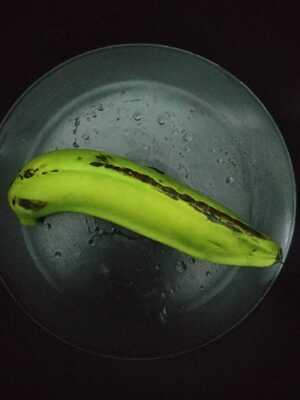
#> input picture Pisang Resize/Pisang-1.jpg, 300 x 400 px, found by its file name
$ python Coding_Segmentasi_Pisang.py
#> lines starting #> are read from the running program, lines starting #| are printed output that depends on the picture; after the words box and inside, x2 and y2 are one past the last pixel; in counts of white or black regions, pixels touching at a corner belong together
import cv2
import numpy as np

# Membaca gambar
citra_pisang_asli = cv2.imread("D://.Kuliah Raihan M//SEMESTER 3//Pengolahan Citra//Project Pisang UAS//Pisang Resize//Pisang-1.jpg")
#> citra_pisang_asli is the input picture: shape (400, 300, 3); mean B, G, R 40.7, 56.4, 50.3

# Mengubah gambar dari BGR ke HSV
konversi_hsv = cv2.cvtColor(citra_pisang_asli, cv2.COLOR_BGR2HSV)
#> konversi_hsv: shape (400, 300, 3); mean H, S, V 104.9, 73.3, 58.7

# Menentukan rentang warna yang ingin disegmentasi
# Contoh ini untuk warna kuning, hijau, putih, dan hitam
batasBawah_kuning = np.array([20, 100, 100])
batasAtas_kuning = np.array([35, 255, 255])

batasBawah_hijau = np.array([36, 100, 100])
batasAtas_hijau = np.array([86, 255, 255])

batasBawah_putih = np.array([0, 0, 200])
batasAtas_putih = np.array([180, 20, 255])

batasBawah_hitam = np.array([0, 0, 0])
batasAtas_hitam = np.array([180, 255, 50])

# Membuat mask untuk setiap warna
mask_kuning = cv2.inRange(konversi_hsv, batasBawah_kuning, batasAtas_kuning)
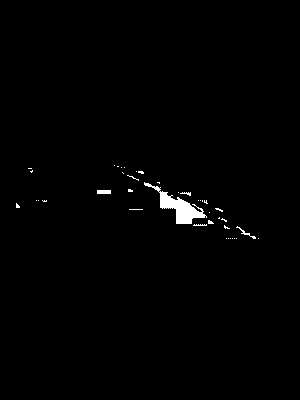
#> mask_kuning: shape (400, 300); 0.9% white; 40 white regions (35 under 20 px), largest, box (x1, y1, x2, y2) and area: (144, 182, 207, 224) 762, (97, 190, 111, 194) 56, (236, 226, 256, 239) 45, (180, 192, 191, 196) 22, (193, 224, 207, 226) 21
mask_hijau = cv2.inRange(konversi_hsv, batasBawah_hijau, batasAtas_hijau)
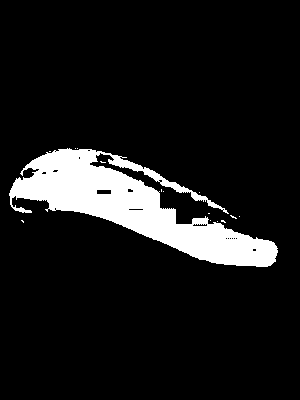
#> mask_hijau: shape (400, 300); 10.1% white; 15 white regions (14 under 20 px), largest, box (x1, y1, x2, y2) and area: (9, 148, 278, 267) 12123
mask_putih = cv2.inRange(konversi_hsv, batasBawah_putih, batasAtas_putih)
#> mask_putih: shape (400, 300); every value is 0
mask_hitam = cv2.inRange(konversi_hsv, batasBawah_hitam, batasAtas_hitam)
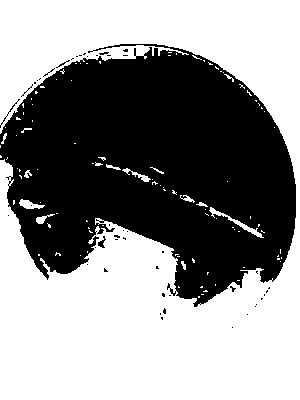
#> mask_hitam: shape (400, 300); 56% white; 47 black regions (43 under 20 px), largest, box (x1, y1, x2, y2) and area: (0, 44, 296, 307) 52535, (98, 236, 106, 248) 43, (0, 99, 20, 128) 39, (56, 60, 70, 68) 21

# Menggabungkan semua mask
mask = cv2.bitwise_or(mask_kuning, mask_hijau)
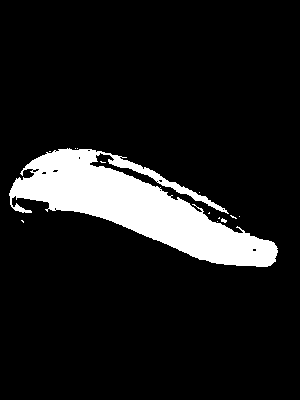
#> mask: shape (400, 300); 11% white; 13 white regions (12 under 20 px), largest, box (x1, y1, x2, y2) and area: (9, 148, 278, 267) 13198
mask = cv2.bitwise_or(mask, mask_putih)
mask = cv2.bitwise_or(mask, mask_hitam)
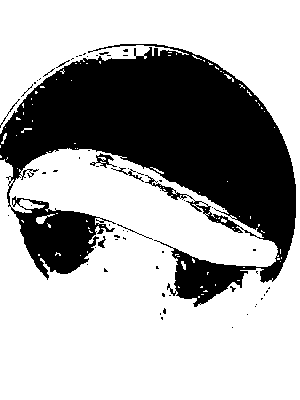
#> mask: shape (400, 300); 67% white; 63 black regions (56 under 20 px), largest, box (x1, y1, x2, y2) and area: (0, 44, 296, 307) 38979, (90, 153, 117, 168) 136, (111, 167, 144, 182) 81

# Mengaplikasikan mask pada gambar
hasil = cv2.bitwise_and(citra_pisang_asli, citra_pisang_asli, mask=mask)
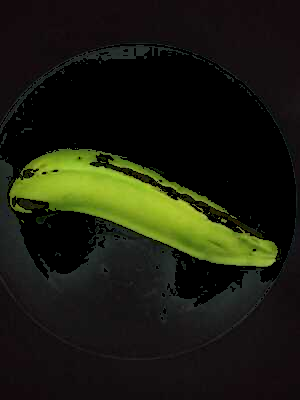
#> hasil: shape (400, 300, 3); mean B, G, R 15.2, 28.2, 26.6

# Menampilkan gambar
cv2.imshow('Citra Pisang Asli', citra_pisang_asli)
cv2.imshow('Hasil mask', mask)
cv2.imshow('Hasil Segmentasi', hasil)

cv2.waitKey(0)
cv2.destroyAllWindows()

$ run again, with Pisang Resize/Pisang-10.jpg copied over Pisang Resize/Pisang-1.jpg
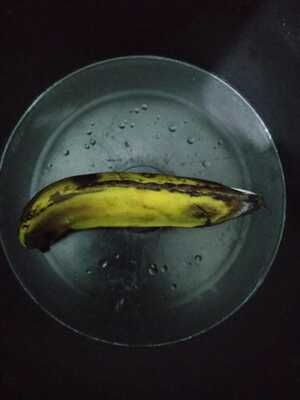
#> input picture Pisang Resize/Pisang-10.jpg, 300 x 400 px, found by its file name
#> citra_pisang_asli is the input picture: shape (400, 300, 3); mean B, G, R 43.4, 47.8, 44.8
#> konversi_hsv: shape (400, 300, 3); mean H, S, V 110.7, 66.4, 51.2
#> `mask_kuning = cv2.inRange(konversi_hsv, batasBawah_kuning, batasAtas_k..`:
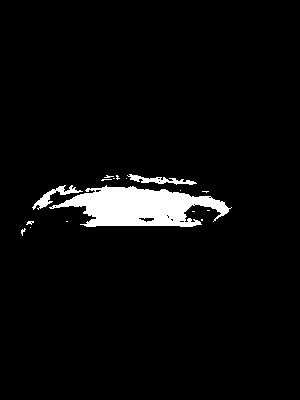
#> mask_kuning: shape (400, 300); 4.3% white; 17 white regions (13 under 20 px), largest, box (x1, y1, x2, y2) and area: (49, 185, 232, 227) 4442, (32, 185, 83, 210) 317, (127, 174, 197, 185) 300, (26, 221, 34, 225) 20
#> mask_hijau: shape (400, 300); 0.01% white in thin lines or dots, all inside (x1, y1, x2, y2) = (21, 226, 86, 238)
#> mask_putih: shape (400, 300); 0% white in thin lines or dots, all inside (x1, y1, x2, y2) = (238, 189, 243, 191)
#> mask_hitam: shape (400, 300); 63.9% white; 89 black regions (77 under 20 px), largest, box (x1, y1, x2, y2) and area: (0, 55, 286, 328) 40603, (38, 231, 101, 288) 2040, (266, 236, 277, 264) 99
#> `hasil = cv2.bitwise_and(citra_pisang_asli, citra_pisang_asli, mask=mask)`:
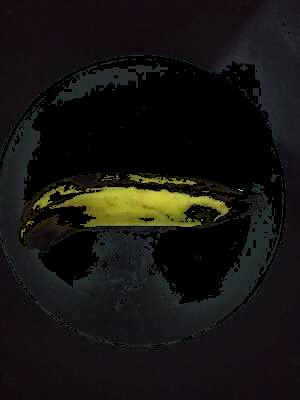
#> hasil: shape (400, 300, 3); mean B, G, R 17.3, 20.3, 21.6

$ run again, with Pisang Resize/Pisang-12.jpg copied over Pisang Resize/Pisang-1.jpg
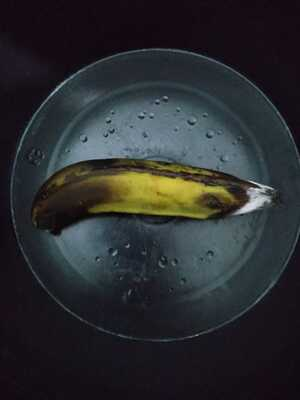
#> input picture Pisang Resize/Pisang-12.jpg, 300 x 400 px, found by its file name
#> citra_pisang_asli is the input picture: shape (400, 300, 3); mean B, G, R 47.1, 44.8, 42.8
#> konversi_hsv: shape (400, 300, 3); mean H, S, V 114.7, 81.5, 51.9
#> `mask_kuning = cv2.inRange(konversi_hsv, batasBawah_kuning, batasAtas_k..`:
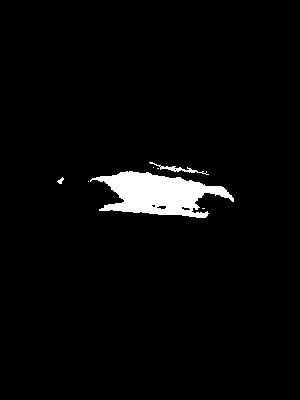
#> mask_kuning: shape (400, 300); 3.2% white; 7 white regions (4 under 20 px), largest, box (x1, y1, x2, y2) and area: (90, 171, 234, 218) 3706, (149, 162, 209, 175) 156, (57, 177, 64, 184) 25
#> mask_hijau: shape (400, 300); every value is 0
#> mask_putih: shape (400, 300); 0.1% white; 10 white regions (9 under 20 px), largest, box (x1, y1, x2, y2) and area: (242, 198, 264, 212) 101
#> mask_hitam: shape (400, 300); 60.1% white; 75 black regions (63 under 20 px), largest, box (x1, y1, x2, y2) and area: (10, 48, 300, 342) 47059, (19, 243, 46, 289) 120, (47, 290, 88, 323) 93
#> `hasil = cv2.bitwise_and(citra_pisang_asli, citra_pisang_asli, mask=mask)`:
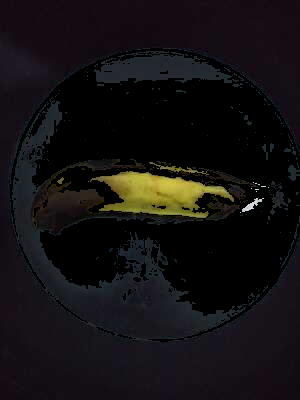
#> hasil: shape (400, 300, 3); mean B, G, R 17.6, 16.8, 19.3
